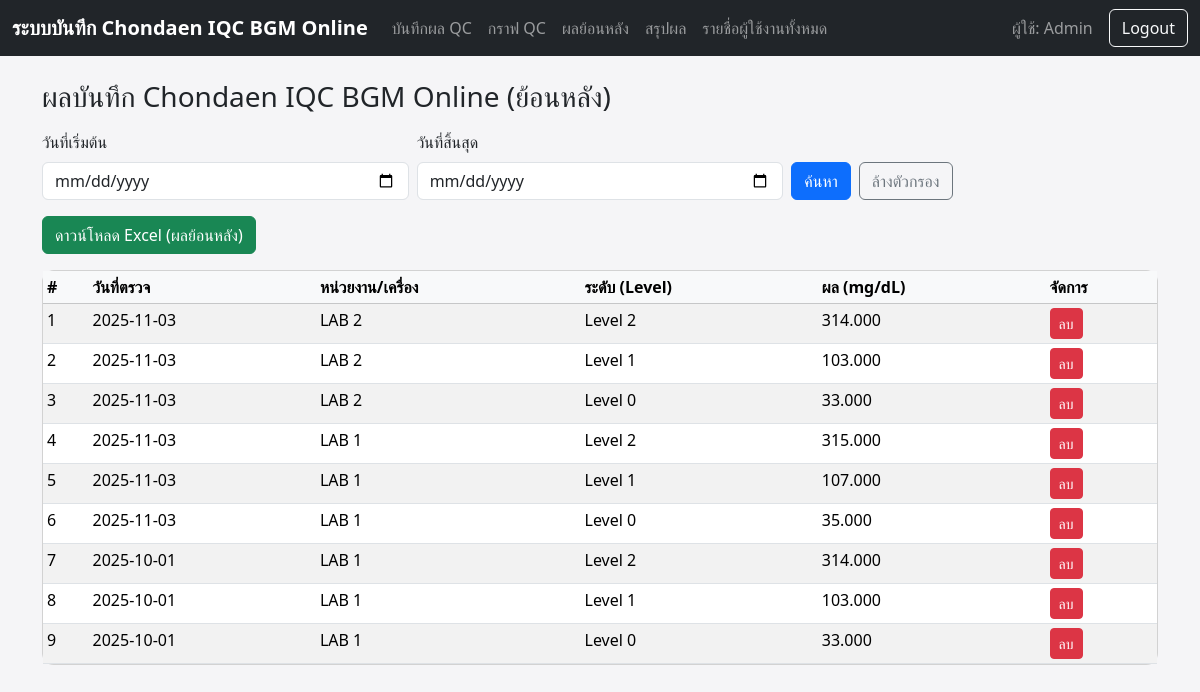
The page /qc/history (signed in) on the database its author committed.
### tables this page shows
CREATE TABLE qc_results (
            id INTEGER PRIMARY KEY AUTOINCREMENT,
            test_name TEXT,
            level TEXT,
            result_date TEXT,
            value REAL,
            -- คอลัมน์อื่น ๆ ของคุณให้ใส่เพิ่มเองตามที่ใช้อยู่
            user_id INTEGER, ref_min REAL, ref_max REAL, bgm_serial TEXT, strip_lot TEXT, strip_exp TEXT, control_lot TEXT, control_exp TEXT,
            FOREIGN KEY (user_id) REFERENCES users(id)
        );

### app.py (the view)
@app.route("/qc/history", methods=["GET", "POST"])
@login_required
@admin_required
def qc_history():
    db = get_db()
    start_date = request.args.get("start_date")
    end_date = request.args.get("end_date")
    query = """
        SELECT id, result_date, test_name, level, value
        FROM qc_results
        WHERE 1=1
    """
    params = []
    if start_date:
        query += " AND result_date >= ?"
        params.append(start_date)
    if end_date:
        query += " AND result_date <= ?"
        params.append(end_date)
    query += " ORDER BY result_date DESC, id DESC"
    rows = db.execute(query, params).fetchall()
    return render_template(
        "qc_history.html",
        results=rows,
        start_date=start_date,
        end_date=end_date,
    )

### app.py (called while the page is built)
def login_required(f):
    @wraps(f)
    def decorated_function(*args, **kwargs):
        if "user_id" not in session:
            flash("กรุณาเข้าสู่ระบบก่อนใช้งาน", "warning")
            return redirect(url_for("login"))
        return f(*args, **kwargs)
    return decorated_function

@app.context_processor
def inject_user_info():
    return {
        "is_admin": is_admin(),
        "current_username": session.get("username"),
    }

def get_db():
    if not hasattr(g, "_database"):
        g._database = sqlite3.connect("chondaen_iqc_bgm.db")
        g._database.row_factory = sqlite3.Row
    return g._database

def is_admin():
    return session.get("username") == "Admin"

def admin_required(f):
    @wraps(f)
    def decorated_function(*args, **kwargs):
        if not is_admin():
            flash("คุณไม่มีสิทธิ์เข้าหน้านี้ (เฉพาะผู้ดูแลระบบ)", "danger")
            return redirect(url_for("qc_form"))  # หรือหน้าอื่นที่อยากให้กลับไป
        return f(*args, **kwargs)
    return decorated_function

@app.context_processor
def inject_user_info():
    return {
        "is_admin": is_admin(),
        "current_username": session.get("username")
    }

### templates/qc_history.html (shortened to what this page needs)
{% extends "base.html" %}
{% block content %}
<h3 class="mb-3">ผลบันทึก Chondaen IQC BGM Online (ย้อนหลัง)</h3>
<form method="get" class="row g-2 mb-3">
  <div class="col-md-4">
    <label class="form-label">วันที่เริ่มต้น</label>
    <input type="date" name="start_date" class="form-control"
           value="{{ start_date or '' }}">
  </div>
  <div class="col-md-4">
    <label class="form-label">วันที่สิ้นสุด</label>
    <input type="date" name="end_date" class="form-control"
           value="{{ end_date or '' }}">
  </div>
  <div class="col-md-4 d-flex align-items-end">
    <button type="submit" class="btn btn-primary me-2">ค้นหา</button>
    <a href="{{ url_for('qc_history') }}" class="btn btn-outline-secondary">ล้างตัวกรอง</a>
  </div>
</form>
<a
  class="btn btn-success mb-3"
  href="{{ url_for('qc_history_export', start_date=start_date, end_date=end_date) }}"
>
  ดาวน์โหลด Excel (ผลย้อนหลัง)
</a>
<div class="card">
  <div class="card-body p-0">
    {% if results %}
    <div class="table-responsive">
      <table class="table table-striped table-hover table-sm mb-0">
        <thead class="table-light">
          <tr>
            <th>#</th>
            <th>วันที่ตรวจ</th>
            <th>หน่วยงาน/เครื่อง</th>
            <th>ระดับ (Level)</th>
            <th>ผล (mg/dL)</th>
            <th style="width: 10%;">จัดการ</th>
          </tr>
        </thead>
        <tbody>
          {% for row in results %}
          <tr>
            <td>{{ loop.index }}</td>
            <td>{{ row.result_date }}</td>
            <td>{{ row.test_name }}</td>
            <td>{{ row.level }}</td>
            <td>{{ "%.3f"|format(row.value) }}</td>
            <td>
              <form method="post"
                    action="{{ url_for('qc_delete', qc_id=row.id) }}"
                    onsubmit="return confirm('ยืนยันลบรายการนี้?');">
                <button type="submit" class="btn btn-sm btn-danger">
                  ลบ
                </button>
              </form>
            </td>
          </tr>
          {% endfor %}
        </tbody>
      </table>
    </div>
    {% else %}
      <p class="p-3 mb-0 text-muted">ไม่พบข้อมูลในช่วงวันที่ที่เลือก</p>
    {% endif %}
  </div>
</div>
{% endblock %}

### templates/base.html (shortened to what this page needs)
<!doctype html>
<html lang="th">
  <head>
    <link
      href="https://cdn.jsdelivr.net/npm/bootstrap@5.3.3/dist/css/bootstrap.min.css"
      rel="stylesheet"
    >
  </head>
  <body>
    <nav class="navbar navbar-expand-lg navbar-dark bg-dark mb-4">
      <div class="container-fluid">
        <a class="navbar-brand" href="{{ url_for('qc_form') }}">
          ระบบบันทึก Chondaen IQC BGM Online
        </a>
        <div class="collapse navbar-collapse" id="navbarNav">
          {% if session.get('username') %}
          <ul class="navbar-nav me-auto mb-2 mb-lg-0">
            <li class="nav-item">
              <a class="nav-link" href="{{ url_for('qc_form') }}">บันทึกผล QC</a>
            </li>
            <li class="nav-item">
              <a class="nav-link" href="{{ url_for('qc_chart') }}">กราฟ QC</a>
            </li>
            {% if is_admin %}
            <li class="nav-item">
              <a class="nav-link" href="{{ url_for('qc_history') }}">ผลย้อนหลัง</a>
            </li>
            <li class="nav-item">
              <a class="nav-link" href="{{ url_for('qc_summary') }}">สรุปผล</a>
            </li>
            <li class="nav-item">
              <a class="nav-link" href="{{ url_for('admin_users') }}">รายชื่อผู้ใช้งานทั้งหมด</a>
            </li>
            {% endif %}
          </ul>
          <span class="navbar-text me-3">
            ผู้ใช้: {{ current_username or 'ไม่ทราบชื่อ' }}
          </span>
          <a class="btn btn-outline-light" href="{{ url_for('logout') }}">Logout</a>
          {% else %}
          <ul class="navbar-nav ms-auto">
            <li class="nav-item">
              <a class="nav-link" href="{{ url_for('login') }}">Login</a>
            </li>
          </ul>
          {% endif %}
        </div>
      </div>
    </nav>
    <main class="container mb-4">
      {% block content %}{% endblock %}
    </main>
  </body>
</html>

### templates/base.html (style rules this page uses)
body { background-color: #f5f5f7; }
.navbar-brand { font-weight: 600; }
.card { border-radius: 0.75rem; }

### rows shown on the page
qc_results: result_date "2025-11-03", test_name "LAB 2", level "Level 2", value "314.000"
qc_results: result_date "2025-11-03", test_name "LAB 2", level "Level 1", value "103.000"
qc_results: result_date "2025-11-03", test_name "LAB 2", level "Level 0", value "33.000"
qc_results: result_date "2025-11-03", test_name "LAB 1", level "Level 2", value "315.000"
qc_results: result_date "2025-11-03", test_name "LAB 1", level "Level 1", value "107.000"
qc_results: result_date "2025-11-03", test_name "LAB 1", level "Level 0", value "35.000"
qc_results: result_date "2025-10-01", test_name "LAB 1", level "Level 2", value "314.000"
qc_results: result_date "2025-10-01", test_name "LAB 1", level "Level 1", value "103.000"
qc_results: result_date "2025-10-01", test_name "LAB 1", level "Level 0", value "33.000"

### other values the page prints
{{ current_username or 'ไม่ทราบชื่อ' }} "Admin"
